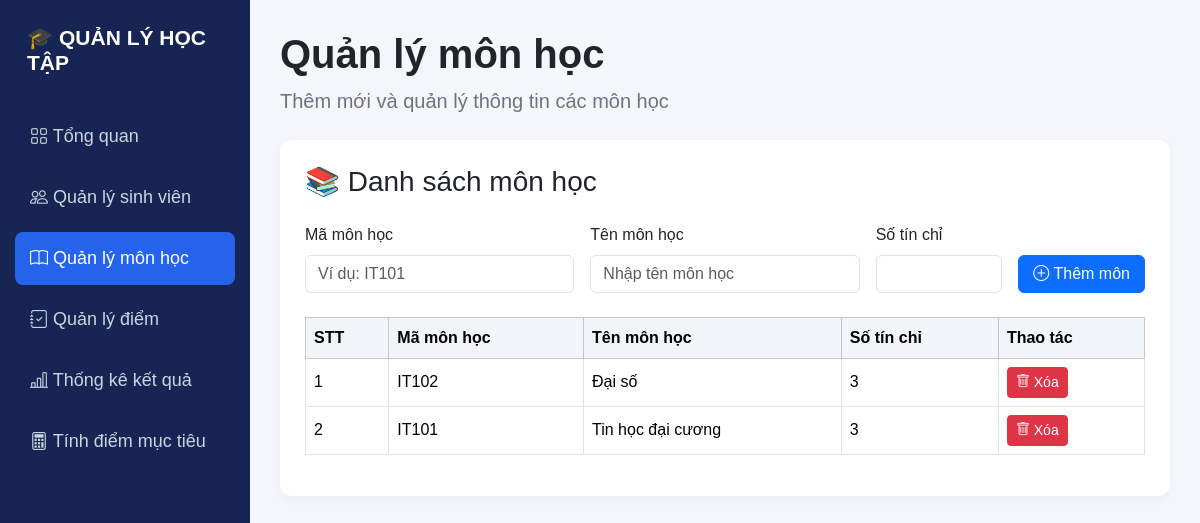
/mon-hoc, run on an earlier commit of the app's database.
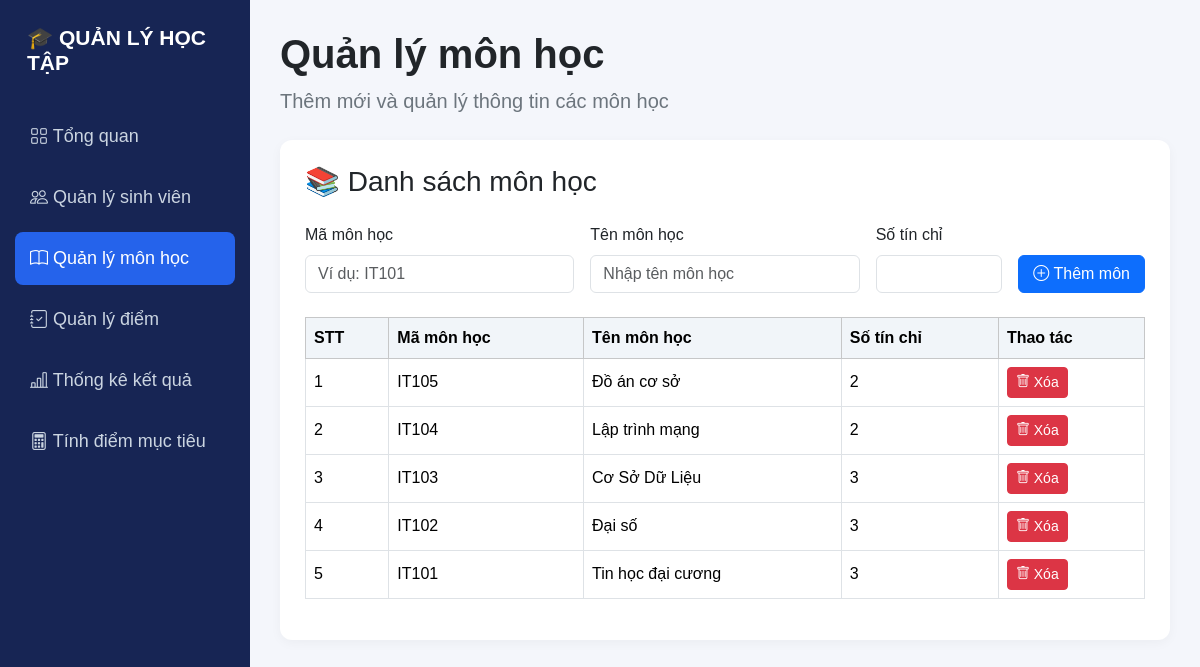
And on a later commit of the database.
### tables this page shows
CREATE TABLE mon_hoc (
            id INTEGER PRIMARY KEY AUTOINCREMENT,
            ma_mon TEXT UNIQUE NOT NULL,
            ten_mon TEXT NOT NULL,
            so_tin_chi INTEGER NOT NULL
        );

### app.py (the view)
@app.route("/mon-hoc")
def danh_sach_mon_hoc():
    conn = get_db_connection()
    mon_hocs = conn.execute(
        "SELECT * FROM mon_hoc ORDER BY id DESC"
    ).fetchall()
    conn.close()
    return render_template(
        "mon_hoc.html",
        mon_hocs=mon_hocs
    )

### app.py (called while the page is built)
def get_db_connection():
    conn = sqlite3.connect("database/quanly.db")
    conn.row_factory = sqlite3.Row
    return conn

### templates/mon_hoc.html (shortened to what this page needs)
<!DOCTYPE html>
<html lang="vi">
<head>
    <link href="https://cdn.jsdelivr.net/npm/bootstrap@5.3.3/dist/css/bootstrap.min.css" rel="stylesheet">
    <link rel="stylesheet" href="https://cdn.jsdelivr.net/npm/bootstrap-icons@1.11.3/font/bootstrap-icons.min.css">
</head>
<body>
<div class="sidebar">
    <h2>🎓 QUẢN LÝ HỌC TẬP</h2>
<div class="menu">
    <a href="{{ url_for('trang_chu') }}">
        <i class="bi bi-grid"></i>
        <span>Tổng quan</span>
    </a>
    <a href="{{ url_for('danh_sach_sinh_vien') }}">
        <i class="bi bi-people"></i>
        <span>Quản lý sinh viên</span>
    </a>
    <a href="{{ url_for('danh_sach_mon_hoc') }}" class="active">
        <i class="bi bi-book"></i>
        <span>Quản lý môn học</span>
    </a>
    <a href="{{ url_for('danh_sach_diem') }}">
    <i class="bi bi-journal-check"></i>
    <span>Quản lý điểm</span>
</a>
    <a href="#">
        <i class="bi bi-bar-chart-line"></i>
        <span>Thống kê kết quả</span>
    </a>
    <a href="{{ url_for('tinh_diem_muc_tieu') }}">
    <i class="bi bi-calculator"></i>
    <span>Tính điểm mục tiêu</span>
</a>
</div>
</div>
<div class="main">
    <h1 class="fw-bold">Quản lý môn học</h1>
    <p class="text-secondary fs-5">
        Thêm mới và quản lý thông tin các môn học
    </p>
    <div class="content-card mt-4">
        <h3 class="mb-4">📚 Danh sách môn học</h3>
        <form action="/them-mon-hoc" method="POST" class="row g-3 mb-4">
            <div class="col-md-4">
                <label class="form-label">Mã môn học</label>
                <input type="text" name="ma_mon"
                       class="form-control"
                       placeholder="Ví dụ: IT101" required>
            </div>
            <div class="col-md-4">
                <label class="form-label">Tên môn học</label>
                <input type="text" name="ten_mon"
                       class="form-control"
                       placeholder="Nhập tên môn học" required>
            </div>
            <div class="col-md-2">
                <label class="form-label">Số tín chỉ</label>
                <input type="number" name="so_tin_chi"
                       class="form-control"
                       min="1" required>
            </div>
            <div class="col-md-2 d-flex align-items-end">
                <button type="submit" class="btn btn-primary w-100">
                    <i class="bi bi-plus-circle"></i> Thêm môn
                </button>
            </div>
        </form>
        <div class="table-responsive">
            <table class="table table-bordered table-hover align-middle">
                <thead class="table-light">
                    <tr>
                        <th>STT</th>
                        <th>Mã môn học</th>
                        <th>Tên môn học</th>
                        <th>Số tín chỉ</th>
                        <th>Thao tác</th>
                    </tr>
                </thead>
                <tbody>
                    {% for mh in mon_hocs %}
                    <tr>
                        <td>{{ loop.index }}</td>
                        <td>{{ mh.ma_mon }}</td>
                        <td>{{ mh.ten_mon }}</td>
                        <td>{{ mh.so_tin_chi }}</td>
                        <td>
                            <button type="button"
                                    class="btn btn-sm btn-danger btn-mo-xoa"
                                    data-bs-toggle="modal"
                                    data-bs-target="#xacNhanXoaMonHoc"
                                    data-form-id="formXoaMonHoc{{ mh.id }}">
                                <i class="bi bi-trash"></i> Xóa
                            </button>
                        </td>
                    </tr>
                    {% else %}
                    <tr>
                        <td colspan="5" class="text-center text-secondary py-4">
                            Chưa có dữ liệu môn học
                        </td>
                    </tr>
                    {% endfor %}
                </tbody>
            </table>
        </div>
    </div>
</div>
</body>
</html>

What changed in the data, as far as the page shows it:
added mon_hoc: ma_mon "IT105", ten_mon "Đồ án cơ sở", so_tin_chi "2"
added mon_hoc: ma_mon "IT104", ten_mon "Lập trình mạng", so_tin_chi "2"
added mon_hoc: ma_mon "IT103", ten_mon "Cơ Sở Dữ Liệu", so_tin_chi "3"
